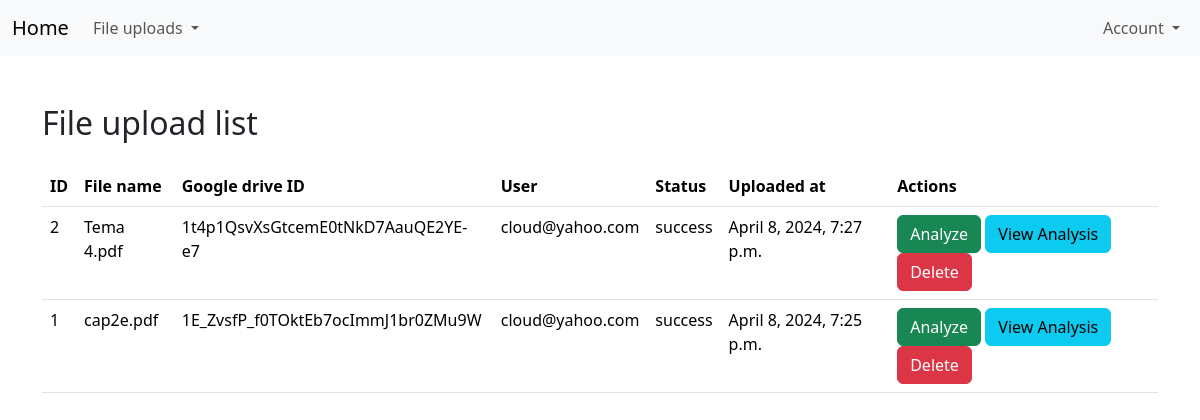
/files/list/ (signed in), run on an earlier commit of the app's database.
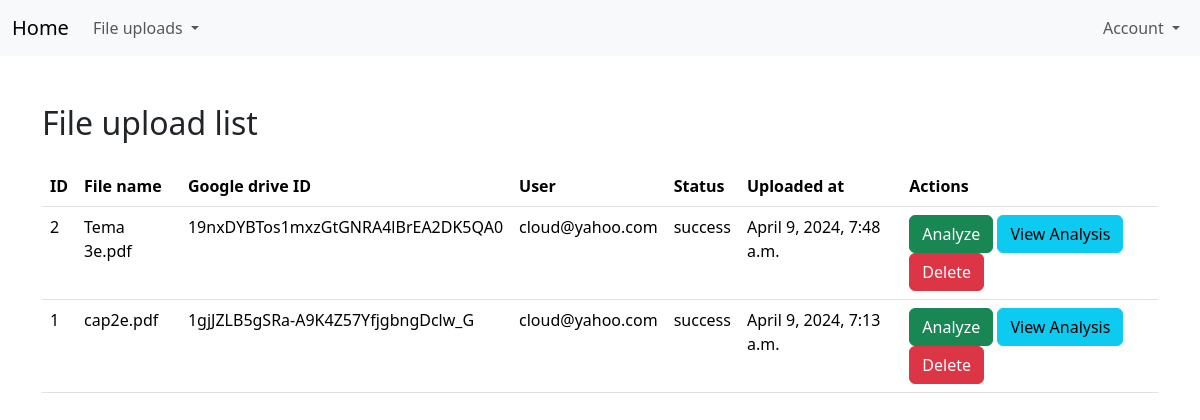
And on a later commit of the database.
### file_searcher/models.py (models this page shows, shortened)
class FileUpload(models.Model):
    class Status(models.TextChoices):
        PROCESSING = "processing"
        FAILED = "failed"
        SUCCESS = "success"
        FAILED_DELETION = "failed_deletion"
    file_name = models.CharField(max_length=256)
    google_drive_id = models.CharField(max_length=64, blank=True, null=True)
    upload_time = models.DateTimeField(default=timezone.now())
    user = models.ForeignKey(User, on_delete=models.CASCADE, related_name="user")
    status = models.CharField(
        choices=Status.choices, default=Status.PROCESSING, max_length=30
    )
    objects = models.Manager()

### users/models.py (models this page shows)
class User(AbstractUser):
    username = None
    email = models.EmailField("email address", unique=True, max_length=256)
    token = models.CharField(
        max_length=2048, null=True, blank=True, verbose_name="Token"
    )
    expiration_time = models.DateTimeField(
        null=True, blank=True, verbose_name="Expiration time"
    )
    USERNAME_FIELD = "email"
    REQUIRED_FIELDS = []
    objects = CustomUserManager()
    def __str__(self):
        return self.email

### file_searcher/views.py (the view)
# urls.py: path("list/", FileUploadListView.as_view(), name="file-upload-list"),
class FileUploadListView(LoginRequiredMixin, ListView):
    model = FileUpload
    template_name = "file_searcher/list.html"
    def get_queryset(self):
        return (
            FileUpload.objects.select_related("user")
            .filter(user=self.request.user)
            .order_by(F("upload_time").desc())
        )

### templates/file_searcher/list.html (shortened to what this page needs)
{% extends "index.html" %}
{% block content %}
<div class="container mt-5">
    <div class="d-flex justify-content-between align-items-center mb-3">
        <h2>File upload list</h2>
    </div>
    <div class="table-responsive">
        <table class="table">
            <thead>
                <tr>
                    <th scope="col">ID</th>
                    <th scope="col">File name</th>
                    <th scope="col">Google drive ID</th>
                    <th scope="col">User</th>
                    <th scope="col">Status</th>
                    <th scope="col">Uploaded at</th>
                    <th scope="col">Actions</th>
                </tr>
            </thead>
            <tbody>
                {% for file_upload in object_list %}
                <tr>
                    <td>{{ file_upload.id }}</td>
                    <td>{{ file_upload.file_name }}</td>
                    <td>{{ file_upload.google_drive_id }}</td>
                    <td>{{ file_upload.user }}</td>
                    <td>{{ file_upload.status }}</td>
                    <td>{{ file_upload.upload_time }}</td>
                    <td>
                        <a href="{% url 'file-analyze' file_upload.id %}" class="btn btn-success">Analyze</a>
                        <a href="{% url 'file-analyze-list' file_upload.id %}" class="btn btn-info">View Analysis</a>
                        <a href="{% url 'file-upload-delete' file_upload.id %}" class="btn btn-danger">Delete</a>
                    </td>
                </tr>
                {% empty %}
                <tr>
                    <td colspan="4">No files uploaded.</td>
                </tr>
                {% endfor %}
            </tbody>
        </table>
    </div>
</div>
{% endblock %}

What changed in the data, as far as the page shows it:
changed FileUpload id 2: file_name "Tema 4.pdf" → "Tema 3e.pdf"; google_drive_id "1t4p1QsvXsGtcemE0tNkD7AauQE2YE-e7" → "19nxDYBTos1mxzGtGNRA4lBrEA2DK5QA0"; upload_time "April 8, 2024, 7:27 p.m." → "April 9, 2024, 7:48 a.m."
changed FileUpload "cap2e.pdf": google_drive_id "1E_ZvsfP_f0TOktEb7ocImmJ1br0ZMu9W" → "1gjJZLB5gSRa-A9K4Z57YfjgbngDclw_G"; upload_time "April 8, 2024, 7:25 p.m." → "April 9, 2024, 7:13 a.m."
